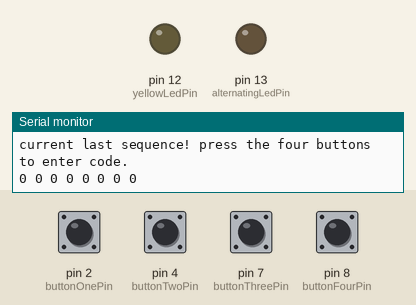
Recording of a sketch running on a simulated Arduino Uno, built with avr-gcc and run on an emulated ATmega328P. Shown: output pins drawn as LEDs (lit = HIGH), the last lines printed to the serial monitor. The inputs (shaded band) are chosen by the test bench; at power-on: pin 2 (buttonOnePin), pin 4 (buttonTwoPin), pin 7 (buttonThreePin), pin 8 (buttonFourPin) HIGH.

Above: at 1.2 s.
1.3 s: pin 2 (buttonOnePin) pulled LOW for 0.15 s
At 1.37 s:
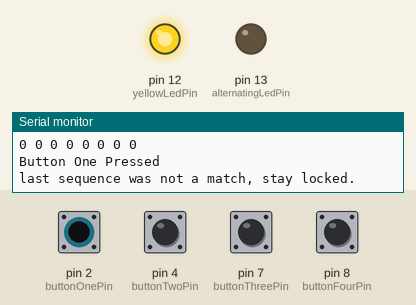
2.9 s: pin 4 (buttonTwoPin) pulled LOW for 0.15 s
At 3.9 s:
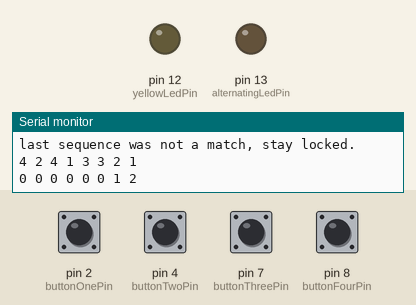
4.5 s: pin 7 (buttonThreePin) pulled LOW for 0.15 s
At 5.1 s:
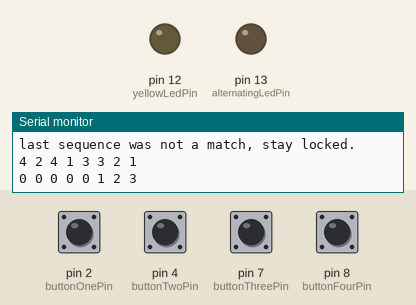
6.1 s: pin 8 (buttonFourPin) pulled LOW for 0.15 s
At 7.6 s:
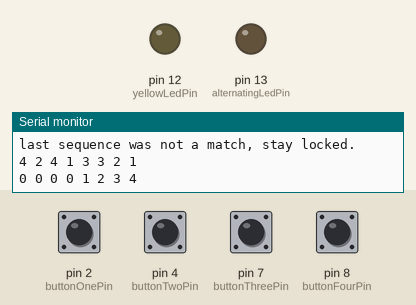
Timing chart, 0 to 8.7 s (numbered marks = the images above; inputs shaded):
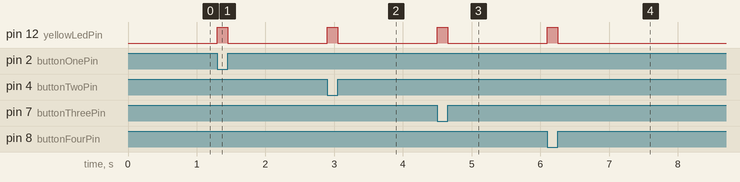

Measured:
- after the input at 1.3 s, pin 12 (yellowLedPin): LOW → HIGH at once, → LOW 0.15 s later
- after the input at 2.9 s, pin 12 (yellowLedPin): LOW → HIGH at once, → LOW 0.15 s later
- after the input at 4.5 s, pin 12 (yellowLedPin): LOW → HIGH at once, → LOW 0.15 s later
- after the input at 6.1 s, pin 12 (yellowLedPin): LOW → HIGH at once, → LOW 0.15 s later

The sketch:

obl2.ino
```cpp
#define buttonOnePin 2
#define buttonTwoPin 4
#define buttonThreePin 7
#define buttonFourPin 8

#define yellowLedPin 12
#define alternatingLedPin 13

class Pushbutton{
  public:
    uint8_t pin;
    uint8_t state;
    uint16_t prevMillis;
    Pushbutton(uint8_t pinParam){
      pin = pinParam;
      pinMode(pin, INPUT_PULLUP);
    }
    bool getDebounce(bool isPressed){
      uint16_t timeMillis = millis();
      switch(state){
        case 0:
          if(!isPressed){
            prevMillis = timeMillis;
            state = 1;
          }
          break;
        case 1:
          if(isPressed){
            state = 0;
          }
          else if((uint16_t)  timeMillis - prevMillis >= 15){
            state = 2;
          }
          break;
        case 2:
          if(isPressed){
            prevMillis = timeMillis;
            state = 3;
          }
          break;
        case 3:
          if(!isPressed){
            state = 2;
          }
          else if((uint16_t)timeMillis - prevMillis >= 15){
            state = 0;
            return true;
          }
          break;
      }
      return false;
    }
    bool isPressed(){
      return digitalRead(pin) != 1;
    }
};

Pushbutton buttonOne(buttonOnePin);
Pushbutton buttonTwo(buttonTwoPin);
Pushbutton buttonThree(buttonThreePin);
Pushbutton buttonFour(buttonFourPin);

class SequenceTracker{
  public:
    int lastSequence[8] = {0,0,0,0,0,0,0,0}; //filled to make shifting easier
    int correctSequence[8] = {4,2,4,1,3,3,2,1};
  bool checkSequence(){
    if(memcmp(lastSequence, correctSequence, sizeof(correctSequence)) == 0){
      Serial.println("last sequence was a match, open!");
      digitalWrite(alternatingLedPin, HIGH);
    }
    else{
      Serial.println("last sequence was not a match, stay locked.");
      digitalWrite(alternatingLedPin, LOW);
    }
  }
  void addToSequence(int newNum){
    for(int i = 0; i < 7; i++){
      lastSequence[i] = lastSequence[i+1];
    }
    lastSequence[7] = newNum;
    checkSequence();
    Serial.println("4 2 4 1 3 3 2 1");
    printLastSequence();
    Serial.println();
  }
  void printLastSequence(){
    for(int i = 0; i < 8; i++){
      Serial.print(lastSequence[i]);
      Serial.print(" ");
    }
    Serial.print("\n");
  }
};


SequenceTracker sequenceTracker;

void setup()
{
Serial.begin(9600);
pinMode(alternatingLedPin, OUTPUT);
pinMode(yellowLedPin, OUTPUT);
Serial.println("current last sequence! press the four buttons to enter code.");
sequenceTracker.printLastSequence();
}

void loop()
{
  if(buttonOne.getDebounce(buttonOne.isPressed())){
    Serial.println("Button One Pressed");
    sequenceTracker.addToSequence(1);
  }
  if(buttonTwo.getDebounce(buttonTwo.isPressed())){
    Serial.println("Button Two Pressed");
    sequenceTracker.addToSequence(2);
  }
  if(buttonThree.getDebounce(buttonThree.isPressed())){
    Serial.println("Button Three Pressed");
    sequenceTracker.addToSequence(3);
  }
  if(buttonFour.getDebounce(buttonFour.isPressed())){
    Serial.println("Button Four Pressed");
    sequenceTracker.addToSequence(4);
  }
  if(buttonOne.isPressed() || buttonTwo.isPressed() || buttonThree.isPressed() || buttonFour.isPressed()){
    digitalWrite(yellowLedPin, HIGH);
  }
  else{
    digitalWrite(yellowLedPin, LOW);
  }
}
```
